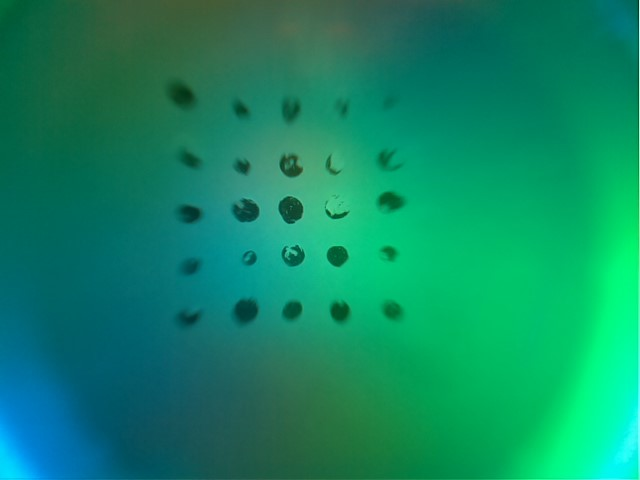
#> input picture asset/ref.jpg, 640 x 480 px
$ python -i camera_config.py   (imports and definitions only)
#> lines starting #> are read from the running program, lines starting #| are printed output that depends on the picture; after the words box and inside, x2 and y2 are one past the last pixel; in counts of white or black regions, pixels touching at a corner belong together
#> further down, picture is the input picture: shape (480, 640, 3); mean B, G, R 101.2, 137.8, 14.1
import numpy as np
import cv2
import matplotlib.pyplot as plt
from scipy.interpolate import griddata
from scipy.interpolate import Rbf
import yaml
import argparse
import glob

class imp:
    def __init__(self):
        self.kernel = self.make_kernal(5, 'circle')
        self.marker_dis_thre = 42
        self.position_list = []

        self.img_copy = []
        self.img = []

        self.points = []
        self.count = 0
        self.upleft_x = 170
        self.upleft_y = 83
        self.downright_x = 434
        self.downright_y = 318


    def make_kernal(self, n, type):
        if type == 'circle':
            kernal = cv2.getStructuringElement(cv2.MORPH_ELLIPSE, (n, n))
        else:
            kernal = cv2.getStructuringElement(cv2.MORPH_RECT, (n, n))
        return kernal

    # [9 lines left out: function defect_mask, not called in this run]

    def mask_marker(self, raw_image):
        m, n = raw_image.shape[1], raw_image.shape[0]
#> m = 640; n = 480
        raw_image = cv2.pyrDown(raw_image).astype(np.float32)
        blur = cv2.GaussianBlur(raw_image, (25, 25), 0)
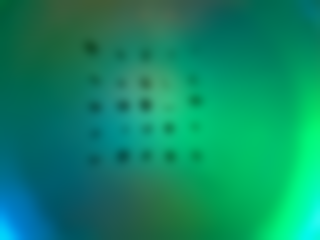
#> blur: shape (240, 320, 3) float32; mean of channels 0, 1, 2 101, 137.6, 13.9; drawn as B, G, R
        blur2 = cv2.GaussianBlur(raw_image, (5, 5), 0)
        diff = blur - blur2
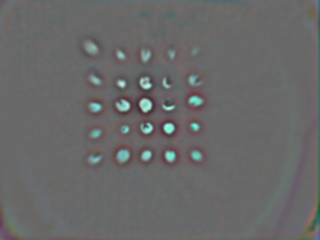
#> diff: shape (240, 320, 3) float32; mean of channels 0, 1, 2 0, 0, 0; drawn with min black and max white
        diff *= 16.0

        # cv2.imshow('blur2', blur.astype(np.uint8))
        # cv2.waitKey(1)

        diff[diff < 0.] = 0.
        diff[diff > 255.] = 255.
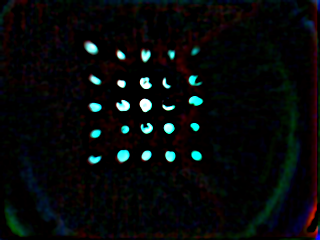
#> diff: shape (240, 320, 3) float32; mean of channels 0, 1, 2 10.3, 10, 7.4; drawn as B, G, R

        diff = cv2.GaussianBlur(diff, (5, 5), 0)
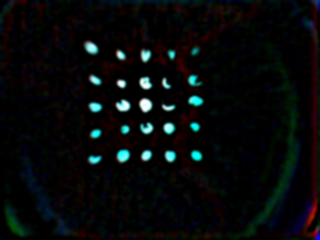
#> diff: shape (240, 320, 3) float32; mean of channels 0, 1, 2 10.3, 10, 7.4; drawn as B, G, R

        # cv2.imshow('diff', diff.astype(np.uint8))
        # cv2.waitKey(1)

        mask_b = diff[:, :, 0] > 150    #150
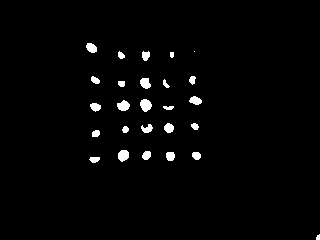
#> mask_b: shape (240, 320) bool; 2% white; 26 white regions (2 under 20 px), largest, box (x1, y1, x2, y2) and area: (140, 99, 152, 112) 113, (118, 150, 129, 162) 104, (117, 100, 130, 111) 101
        mask_g = diff[:, :, 1] > 150    #150
#> mask_g: shape (240, 320) bool; 2% white; 25 white regions (1 under 20 px), largest, box (x1, y1, x2, y2) and area: (140, 99, 152, 112) 115, (118, 150, 129, 162) 103, (117, 100, 130, 111) 99
        mask_r = diff[:, :, 2] > 150    #150
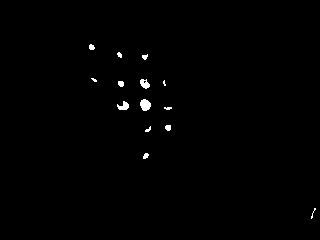
#> mask_r: shape (240, 320) bool; 0.61% white; 14 white regions (5 under 20 px), largest, box (x1, y1, x2, y2) and area: (140, 99, 151, 111) 99, (117, 101, 129, 110) 67, (140, 79, 150, 89) 66
        mask = (mask_b * mask_g + mask_b * mask_r + mask_g * mask_r) > 0
#> mask: shape (240, 320) bool; 1.9% white; 25 white regions (1 under 20 px), largest, box (x1, y1, x2, y2) and area: (140, 99, 152, 112) 113, (118, 150, 129, 162) 102, (117, 100, 130, 111) 97

        # cv2.imshow('mask', mask.astype(np.uint8) * 255)
        cv2.waitKey(0)
        # cv2.waitKey(1)
        mask = cv2.resize(mask.astype(np.uint8), (m, n))
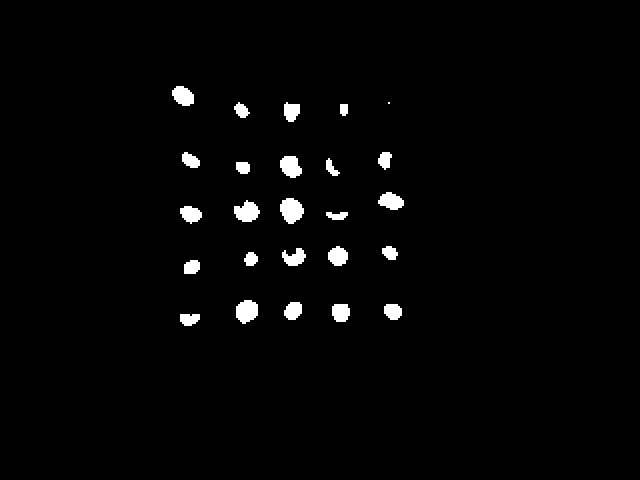
#> mask: shape (480, 640); values 0 (black) and 1 (white), 1.9% white; 25 white regions (1 under 20 px), largest, box (x1, y1, x2, y2) and area: (280, 198, 304, 224) 452, (236, 300, 258, 324) 408, (234, 200, 260, 222) 388
#> (the run stopped early here; a loop or call above may not have finished)

$ run again, on asset/sample_1.jpg
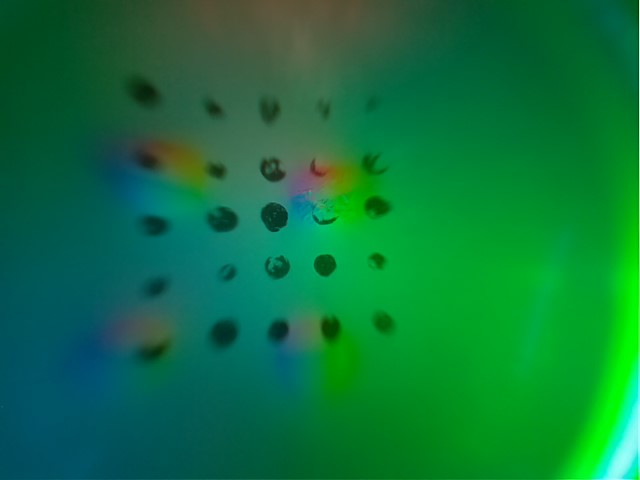
#> input picture asset/sample_1.jpg, 640 x 480 px
#> picture is the input picture: shape (480, 640, 3); mean B, G, R 61.7, 117.7, 12.8
#> in mask_marker, `diff[diff > 255.] = 255.`:
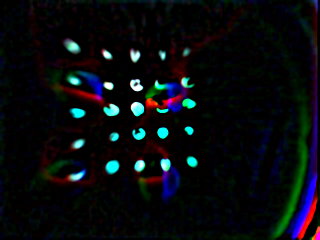
#> diff: shape (240, 320, 3) float32; mean of channels 0, 1, 2 14.1, 11.2, 8.7; drawn as B, G, R
#> mask_b: shape (240, 320) bool; 2.9% white; 28 white regions (2 under 20 px), largest, box (x1, y1, x2, y2) and area: (292, 175, 317, 239) 441, (131, 102, 144, 116) 131, (106, 161, 119, 173) 119
#> mask_g: shape (240, 320) bool; 2.2% white; 25 white regions (1 under 20 px), largest, box (x1, y1, x2, y2) and area: (131, 102, 144, 116) 131, (104, 104, 119, 116) 123, (106, 161, 119, 173) 120
#> mask_r: shape (240, 320) bool; 0.98% white; 18 white regions (7 under 20 px), largest, box (x1, y1, x2, y2) and area: (298, 199, 317, 240) 223, (146, 99, 158, 107) 70, (130, 80, 142, 91) 69
#> in mask_marker, `mask = cv2.resize(mask.astype(np.uint8), (m, n))`:
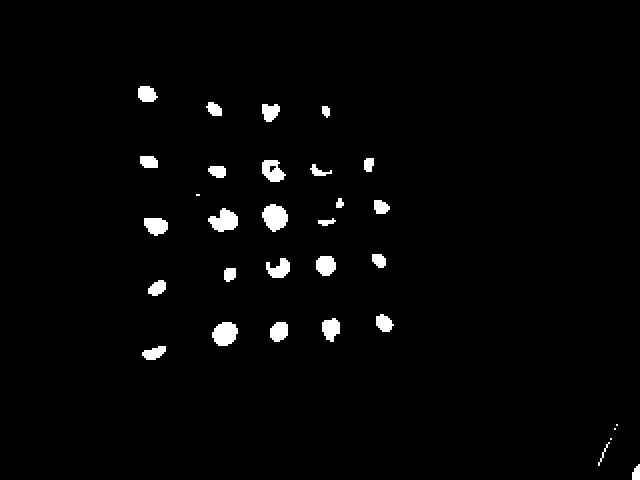
#> mask: shape (480, 640); values 0 (black) and 1 (white), 2% white; 31 white regions (4 under 20 px), largest, box (x1, y1, x2, y2) and area: (262, 204, 288, 232) 516, (212, 322, 238, 346) 476, (208, 208, 238, 232) 464
